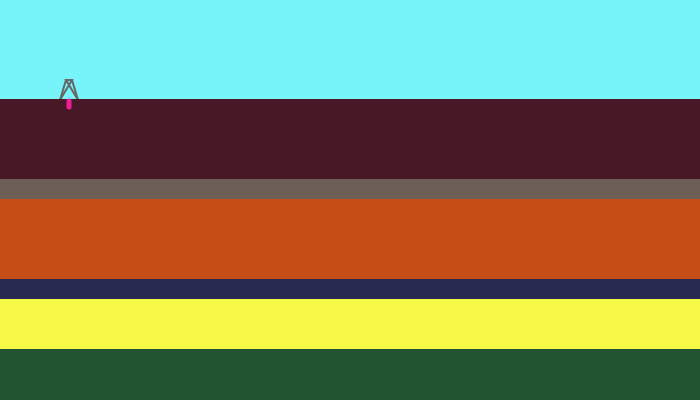
Frame 1 (no input)
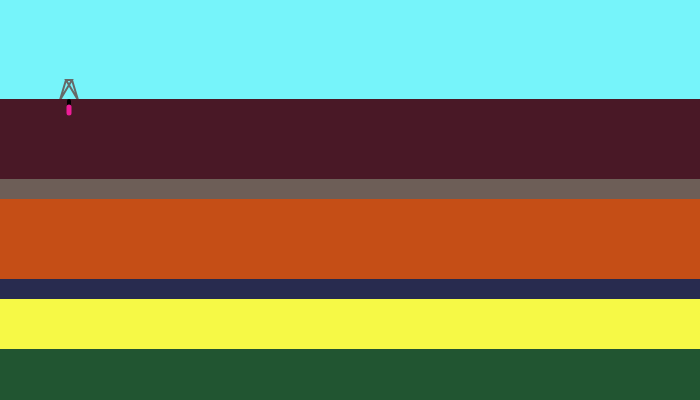
Frame 60 (no input)
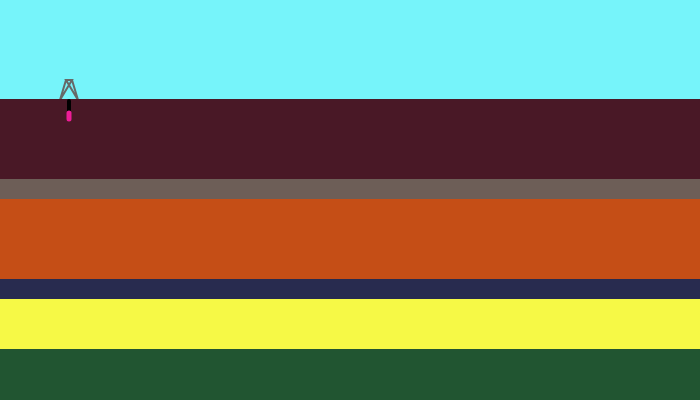
Frame 120 (the mouse pressed at the canvas centre since frame 60)

The p5.js sketch that drew these frames (run headless with seeded random() and noise() and a simulated clock; from frame 60 on, the mouse is pressed at the canvas centre):

// p5.js sketch
// ── sketch.js
let pos;
let dir;
let bh = 0;
let path = [];
let playDirDrlng = true;

function setup() {
  createCanvas(700, 400);
  pos = createVector(69, 101);
  dir = createVector(0, 0.1);
    createButton("Slide: toggle TF").mousePressed(function(){
   if(bh == 0){
     bh = 1}
   else {bh *=-1}
 });
      
      let bttn1 = createButton("Rotate").mousePressed(function(){bh = 0});
  
      let bttn2 = createButton("Stop").mousePressed(function(){noLoop()}); 
      let bttn3 = createButton("Resume").mousePressed(function(){loop()});
}

function draw() {
  
  dirdrlg();
  
  background(118, 244, 250);
  rectMode(CORNER);
  stroke(102, 104, 103);
  noFill();
  strokeWeight(2);
  rig(60, 100, 6, 20);
  stroke(73, 24, 38);
  fill(73, 24, 38);
  rect(0, 100, width, height-320);
  stroke(109, 94, 87);
  fill(109, 94, 87);
  rect(0, 180, width, height-380);
  stroke(197, 78, 22);
  fill(197, 78, 22);
  rect(0, 200, width, height-320);
  stroke(40, 43, 79);
  fill(40, 43, 79);
  rect(0, 280, width, height-380);
  stroke(246, 249, 70);
  fill(246, 249, 70);
  rect(0, 300, width, height-350);
  stroke(33, 85, 49);
  fill(33, 85, 49);
  rect(0, 350, width, height);
  
  beginShape();
  noFill();
  stroke(0);
  strokeWeight(4);
  for(let v of path){
    vertex(v.x, v.y);
  }
  endShape();
  
  stroke(238, 29, 152);
  strokeWeight(5);
  push();
  translate(pos.x, pos.y);
  rotate(dir.heading()+(PI/20)*bh);
  line(0, 0, 6, 0)
  pop();
}

function dirdrlg (){
  
  const angle = 0.001;
  dir.rotate(angle * bh);
  
  path.push(pos.copy());
  pos.add(dir);
}

function rig(x, y, stepwidth , height) {
  beginShape();
    let ArrayPnts = [[x, y], [x+stepwidth, y-height], [x+2*stepwidth, y-height], [x, y], [x+ 3*stepwidth, y], [x+2*stepwidth, y-height], [x+stepwidth, y-height], [x+ 3*stepwidth, y]];
    for(let i = 0; i < 8; i++){ 
          let sx = ArrayPnts[i][0];
          let sy = ArrayPnts[i][1];
          vertex(sx, sy);
    }
  endShape(CLOSE);
}
// ── style.css
html, body {
    margin: 0;
    padding: 0;
}

canvas {
    display: block;
    margin:auto;
}

#div-container{
  margin:auto;
  width:700px;
  background-color: rgb(209, 115, 244);
}
